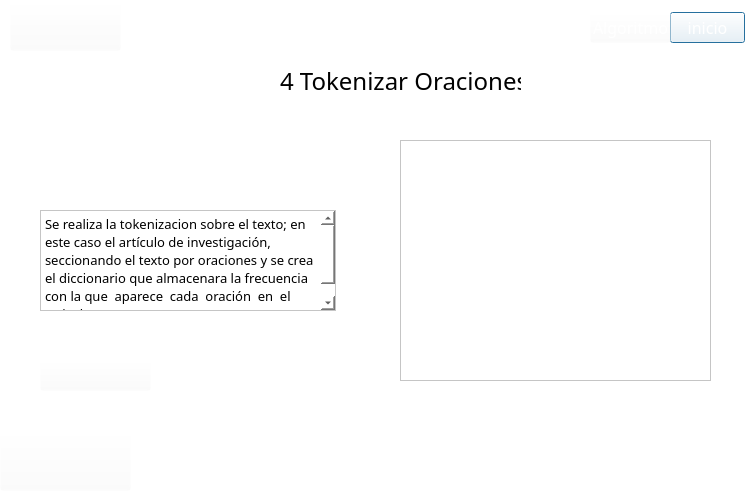
<?xml version="1.0" encoding="UTF-8"?>
<ui version="4.0">
 <class>Dialog</class>
 <widget class="QDialog" name="Dialog">
  <property name="geometry">
   <rect>
    <x>0</x>
    <y>0</y>
    <width>750</width>
    <height>495</height>
   </rect>
  </property>
  <property name="minimumSize">
   <size>
    <width>750</width>
    <height>495</height>
   </size>
  </property>
  <property name="maximumSize">
   <size>
    <width>750</width>
    <height>495</height>
   </size>
  </property>
  <property name="font">
   <font>
    <weight>75</weight>
    <bold>true</bold>
   </font>
  </property>
  <property name="windowTitle">
   <string>Paso 4</string>
  </property>
  <property name="styleSheet">
   <string notr="true">background-color: rgb(255, 255, 255, 255);</string>
  </property>
  <widget class="QPushButton" name="inicio">
   <property name="geometry">
    <rect>
     <x>670</x>
     <y>12</y>
     <width>75</width>
     <height>31</height>
    </rect>
   </property>
   <property name="font">
    <font>
     <family>Sylfaen</family>
     <pointsize>12</pointsize>
    </font>
   </property>
   <property name="cursor">
    <cursorShape>PointingHandCursor</cursorShape>
   </property>
   <property name="styleSheet">
    <string notr="true">background-color: rgb(255, 255, 255, 0);
font: 12pt &quot;Sylfaen&quot;;
color: rgb(255, 255, 255);</string>
   </property>
   <property name="text">
    <string>inicio</string>
   </property>
  </widget>
  <widget class="QLabel" name="label_2">
   <property name="geometry">
    <rect>
     <x>0</x>
     <y>-2</y>
     <width>751</width>
     <height>51</height>
    </rect>
   </property>
   <property name="text">
    <string/>
   </property>
   <property name="pixmap">
    <pixmap>../Images/header.png</pixmap>
   </property>
  </widget>
  <widget class="QPushButton" name="pushButton">
   <property name="geometry">
    <rect>
     <x>0</x>
     <y>430</y>
     <width>131</width>
     <height>61</height>
    </rect>
   </property>
   <property name="styleSheet">
    <string notr="true">background-color: rgb(255, 255, 255, 0);
font: 12pt &quot;Sylfaen&quot;;
color: rgb(255, 255, 255);</string>
   </property>
   <property name="text">
    <string/>
   </property>
   <property name="icon">
    <iconset>
     <normaloff>../Images/marca_UTP.png</normaloff>../Images/marca_UTP.png</iconset>
   </property>
   <property name="iconSize">
    <size>
     <width>125</width>
     <height>125</height>
    </size>
   </property>
  </widget>
  <widget class="QLabel" name="label">
   <property name="geometry">
    <rect>
     <x>280</x>
     <y>60</y>
     <width>241</width>
     <height>41</height>
    </rect>
   </property>
   <property name="font">
    <font>
     <family>Sylfaen</family>
     <pointsize>18</pointsize>
     <weight>9</weight>
     <italic>false</italic>
     <bold>false</bold>
    </font>
   </property>
   <property name="styleSheet">
    <string notr="true">font: 75 18pt &quot;Sylfaen&quot;;</string>
   </property>
   <property name="text">
    <string>4 Tokenizar Oraciones</string>
   </property>
  </widget>
  <widget class="QPushButton" name="ver">
   <property name="geometry">
    <rect>
     <x>40</x>
     <y>360</y>
     <width>111</width>
     <height>31</height>
    </rect>
   </property>
   <property name="font">
    <font>
     <family>Sylfaen</family>
     <pointsize>12</pointsize>
     <weight>50</weight>
     <italic>false</italic>
     <bold>false</bold>
    </font>
   </property>
   <property name="styleSheet">
    <string notr="true">background-color: rgb(255, 255, 255, 0);
font: 12pt &quot;Sylfaen&quot;;
color: rgb(255, 255, 255);</string>
   </property>
   <property name="text">
    <string/>
   </property>
   <property name="icon">
    <iconset>
     <normaloff>../Images/BotonesPasos/TokenizarBtn.png</normaloff>../Images/BotonesPasos/TokenizarBtn.png</iconset>
   </property>
   <property name="iconSize">
    <size>
     <width>110</width>
     <height>100</height>
    </size>
   </property>
  </widget>
  <widget class="QPushButton" name="logo">
   <property name="geometry">
    <rect>
     <x>10</x>
     <y>0</y>
     <width>111</width>
     <height>51</height>
    </rect>
   </property>
   <property name="font">
    <font>
     <family>Sylfaen</family>
     <pointsize>12</pointsize>
    </font>
   </property>
   <property name="cursor">
    <cursorShape>PointingHandCursor</cursorShape>
   </property>
   <property name="styleSheet">
    <string notr="true">background-color: rgb(255, 255, 255, 0);
font: 12pt &quot;Sylfaen&quot;;
color: rgb(255, 255, 255);</string>
   </property>
   <property name="text">
    <string/>
   </property>
   <property name="icon">
    <iconset>
     <normaloff>../Images/logo.png</normaloff>../Images/logo.png</iconset>
   </property>
   <property name="iconSize">
    <size>
     <width>120</width>
     <height>120</height>
    </size>
   </property>
  </widget>
  <widget class="QTextEdit" name="contenedor">
   <property name="geometry">
    <rect>
     <x>400</x>
     <y>140</y>
     <width>311</width>
     <height>241</height>
    </rect>
   </property>
   <property name="font">
    <font>
     <family>Sylfaen</family>
     <pointsize>11</pointsize>
    </font>
   </property>
   <property name="styleSheet">
    <string notr="true"/>
   </property>
   <property name="readOnly">
    <bool>true</bool>
   </property>
   <property name="html">
    <string>&lt;!DOCTYPE HTML PUBLIC &quot;-//W3C//DTD HTML 4.0//EN&quot; &quot;http://www.w3.org/TR/REC-html40/strict.dtd&quot;&gt;
&lt;html&gt;&lt;head&gt;&lt;meta name=&quot;qrichtext&quot; content=&quot;1&quot; /&gt;&lt;style type=&quot;text/css&quot;&gt;
p, li { white-space: pre-wrap; }
&lt;/style&gt;&lt;/head&gt;&lt;body style=&quot; font-family:'Sylfaen'; font-size:11pt; font-weight:400; font-style:normal;&quot;&gt;
&lt;p style=&quot;-qt-paragraph-type:empty; margin-top:0px; margin-bottom:0px; margin-left:0px; margin-right:0px; -qt-block-indent:0; text-indent:0px;&quot;&gt;&lt;br /&gt;&lt;/p&gt;&lt;/body&gt;&lt;/html&gt;</string>
   </property>
  </widget>
  <widget class="QPushButton" name="algoritmo">
   <property name="geometry">
    <rect>
     <x>590</x>
     <y>12</y>
     <width>81</width>
     <height>31</height>
    </rect>
   </property>
   <property name="font">
    <font>
     <family>Sylfaen</family>
     <pointsize>12</pointsize>
    </font>
   </property>
   <property name="cursor">
    <cursorShape>PointingHandCursor</cursorShape>
   </property>
   <property name="styleSheet">
    <string notr="true">background-color: rgb(255, 255, 255, 0);
font: 12pt &quot;Sylfaen&quot;;
color: rgb(255, 255, 255);</string>
   </property>
   <property name="text">
    <string>Algoritmo</string>
   </property>
  </widget>
  <widget class="QLabel" name="label_11">
   <property name="geometry">
    <rect>
     <x>40</x>
     <y>140</y>
     <width>296</width>
     <height>37</height>
    </rect>
   </property>
   <property name="text">
    <string/>
   </property>
   <property name="pixmap">
    <pixmap>../Images/Algoritmo/a4.PNG</pixmap>
   </property>
  </widget>
  <widget class="QPlainTextEdit" name="plainTextEdit_8">
   <property name="enabled">
    <bool>true</bool>
   </property>
   <property name="geometry">
    <rect>
     <x>40</x>
     <y>210</y>
     <width>296</width>
     <height>101</height>
    </rect>
   </property>
   <property name="font">
    <font>
     <family>Sylfaen</family>
     <pointsize>10</pointsize>
     <kerning>true</kerning>
    </font>
   </property>
   <property name="cursor" stdset="0">
    <cursorShape>ArrowCursor</cursorShape>
   </property>
   <property name="toolTip">
    <string/>
   </property>
   <property name="layoutDirection">
    <enum>Qt::LeftToRight</enum>
   </property>
   <property name="autoFillBackground">
    <bool>false</bool>
   </property>
   <property name="styleSheet">
    <string notr="true"/>
   </property>
   <property name="undoRedoEnabled">
    <bool>true</bool>
   </property>
   <property name="readOnly">
    <bool>true</bool>
   </property>
   <property name="plainText">
    <string>Se realiza la tokenizacion sobre el texto; en este caso el artículo de investigación, seccionando el texto por oraciones y se crea el diccionario que almacenara la frecuencia con la que  aparece  cada  oración  en  el articulo </string>
   </property>
   <property name="backgroundVisible">
    <bool>false</bool>
   </property>
   <property name="centerOnScroll">
    <bool>false</bool>
   </property>
  </widget>
  <zorder>label_2</zorder>
  <zorder>inicio</zorder>
  <zorder>pushButton</zorder>
  <zorder>label</zorder>
  <zorder>ver</zorder>
  <zorder>logo</zorder>
  <zorder>contenedor</zorder>
  <zorder>algoritmo</zorder>
  <zorder>label_11</zorder>
  <zorder>plainTextEdit_8</zorder>
 </widget>
 <resources/>
 <connections/>
</ui>
